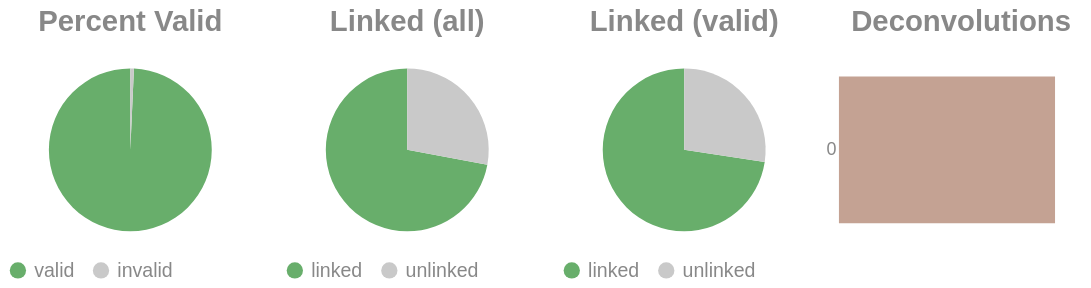

Notebook code for this chart:
### Code cell
if SKIPLR:
    pass
else:
    clash = Counter()
    for i in valids['molecule'].to_list():
        _mol = i.split("-")
        if len(_mol) == 1:
            clash.update('0')
        else:
            clash.update(_mol[-1])

    _d = {"deconvolutions": [], 'count': []}
    for k,v in clash.items():
        _d['deconvolutions'].append(k)
        _d['count'].append(v)

    tot_valid = valids['reads'].sum()
    mask = valids['reads'] >= 2
    n_linked_reads = valids.filter(mask)['reads'].sum()
    if n_linked_reads == 0:
        print_html("No linked molecules (>=2 reads) were detected; skipping linked-only distributions.")
        SKIPLR = True
    else:
        perc_valid = round(tot_valid / n_reads, 4)
        linked_perc_abs = round(n_linked_reads / n_reads, 4)
        linked_perc = round(n_linked_reads / tot_valid, 4)

    _valid = pl.DataFrame({"valids": ['valid', 'invalid'], "count": [tot_valid, n_reads - tot_valid]})
    _linked_abs = pl.DataFrame({"linked (absolute)": ['linked', 'unlinked'], "count": [n_linked_reads, n_reads - n_linked_reads]})
    _linked_rel = pl.DataFrame({"linked (valids)": ['linked', 'unlinked'], "count": [n_linked_reads, tot_valid - n_linked_reads]})

    (
        alt.hconcat(
            piechart(_valid, goodval = 'valid', title = "Percent Valid"),
            piechart(_linked_abs, goodval = "linked", title =  "Linked (all)"),
            piechart(_linked_rel, goodval = "linked", title =  "Linked (valid)"),
            convolutionbar(pl.DataFrame(_d), title = "Deconvolutions"),
            center = True,
            bounds = 'flush'
        )
        .resolve_scale(color='independent')
        .resolve_legend('independent')
        .properties(usermeta={'embedOptions': {"actions": False}})
    ).display()

### Figure 1 — Vega-Lite specification as saved in the notebook (floating-point values rounded to 4 significant figures)
{"width": "container", "height": 400, "config": {"title": {"anchor": "start", "dy": -15, "fontSize": 18, "color": "#888888", "subtitleColor": "#888888", "subtitleFontSize": 14}, "arc": {"fill": "#0072B2"}, "axis": {"domainColor": "#888888", "domainWidth": 0.5, "gridWidth": 0.2, "grid": false, "titleFontWeight": 400, "titleFontSize": 15, "labelFontSize": 11, "labelColor": "#888888", "tickColor": "#888888", "tickWidth": 0.2, "titleColor": "#888888"}, "axisBand": {"grid": false}, "axisX": {"grid": true, "tickSize": 10, "domainCap": "round"}, "axisY": {"domain": false, "grid": true, "tickSize": 0, "domainCap": "round"}, "background": "transparent", "header": {"labelFontSize": 15, "labelColor": "#888888", "titleFontSize": 15, "titleFontWeight": 600, "titleColor": "#888888"}, "legend": {"labelFont": "sans-serif", "labelFontSize": 12, "labelColor": "#888888", "symbolSize": 100, "symbolType": "circle", "titleFontSize": 12, "titlePadding": 10, "titleColor": "#888888", "title": null}, "range": {"category": ["#E69F00", "#56B4E9", "#009E73", "#F0E442", "#0072B2", "#D55E00", "#CC79A7", "#000000"], "diverging": ["#cfe8f3", "#a2d4ec", "#73bfe2", "#46abdb", "#1696d2", "#12719e"]}, "area": {"fill": "#0072B2", "fillOpacity": 0.7, "line": true, "strokeOpacity": 0.7}, "line": {"color": "#0072B2", "stroke": "#0072B2", "strokeWidth": 2}, "trail": {"color": "#0072B2", "stroke": "#0072B2", "strokeWidth": 0, "size": 1}, "point": {"filled": true, "fillOpacity": 1.0, "size": 95}, "text": {"color": "#888888", "fontSize": 11, "align": "right", "fontWeight": 400, "size": 11}, "bar": {"fill": "#0072B2", "stroke": null}, "view": {"stroke": null, "continuousWidth": 660, "continuousHeight": 400}}, "hconcat": [{"data": {"name": "data-4cd8d6b9204f125a6bdf5ca16a9d308b"}, "mark": {"type": "arc"}, "encoding": {"color": {"field": "valids", "legend": {"orient": "bottom", "title": null}, "scale": {"domain": ["valid", "invalid"], "range": ["#68ae6b", "#C9C9C9"]}, "title": "Valids", "type": "nominal"}, "theta": {"field": "count", "type": "quantitative"}, "tooltip": [{"field": "valids", "title": "Valids", "type": "ordinal"}, {"field": "percent", "format": ".2%", "title": "Percent", "type": "quantitative"}, {"field": "count", "title": "Count", "type": "quantitative"}]}, "height": 100, "title": {"text": "Percent Valid", "align": "center", "anchor": "middle"}, "transform": [{"calculate": "datum.count / 8645866", "as": "percent"}], "width": 150}, {"data": {"name": "data-790fd1a72776d7f8742073d4cd75dfd3"}, "mark": {"type": "arc"}, "encoding": {"color": {"field": "linked (absolute)", "legend": {"orient": "bottom", "title": null}, "scale": {"domain": ["linked", "unlinked"], "range": ["#68ae6b", "#C9C9C9"]}, "title": "Linked (Absolute)", "type": "nominal"}, "theta": {"field": "count", "type": "quantitative"}, "tooltip": [{"field": "linked (absolute)", "title": "Linked (Absolute)", "type": "ordinal"}, {"field": "percent", "format": ".2%", "title": "Percent", "type": "quantitative"}, {"field": "count", "title": "Count", "type": "quantitative"}]}, "height": 100, "title": {"text": "Linked (all)", "align": "center", "anchor": "middle"}, "transform": [{"calculate": "datum.count / 8645866", "as": "percent"}], "width": 150}, {"data": {"name": "data-4122a44b21310a25dbf8d791ffaea46c"}, "mark": {"type": "arc"}, "encoding": {"color": {"field": "linked (valids)", "legend": {"orient": "bottom", "title": null}, "scale": {"domain": ["linked", "unlinked"], "range": ["#68ae6b", "#C9C9C9"]}, "title": "Linked (Valids)", "type": "nominal"}, "theta": {"field": "count", "type": "quantitative"}, "tooltip": [{"field": "linked (valids)", "title": "Linked (Valids)", "type": "ordinal"}, {"field": "percent", "format": ".2%", "title": "Percent", "type": "quantitative"}, {"field": "count", "title": "Count", "type": "quantitative"}]}, "height": 100, "title": {"text": "Linked (valid)", "align": "center", "anchor": "middle"}, "transform": [{"calculate": "datum.count / 8584602", "as": "percent"}], "width": 150}, {"data": {"name": "data-631408c5eee45dca49a544cf5346a868"}, "mark": {"type": "bar"}, "encoding": {"color": {"field": "deconvolutions", "legend": null, "scale": {"scheme": "lightgreyred"}, "type": "nominal"}, "tooltip": [{"field": "deconvolutions", "title": "Deconvolutions", "type": "ordinal"}, {"field": "percent", "format": ".2%", "title": "Percent", "type": "quantitative"}, {"field": "count", "title": "Count", "type": "quantitative"}], "x": {"axis": null, "field": "count", "type": "quantitative"}, "y": {"field": "deconvolutions", "sort": "ascending", "title": null, "type": "nominal"}}, "height": 100, "title": {"text": "Deconvolutions", "align": "center", "anchor": "middle"}, "transform": [{"calculate": "datum.count / 3537522", "as": "percent"}], "width": 150}], "bounds": "flush", "center": true, "resolve": {"legend": {"angle": "independent"}, "scale": {"color": "independent"}}, "usermeta": {"embedOptions": {"actions": false}}, "$schema": "https://vega.github.io/schema/vega-lite/v6.1.0.json", "datasets": {"data-4cd8d6b9204f125a6bdf5ca16a9d308b": [{"valids": "valid", "count": 8584602}, {"valids": "invalid", "count": 61264}], "data-790fd1a72776d7f8742073d4cd75dfd3": [{"linked (absolute)": "linked", "count": 6233656}, {"linked (absolute)": "unlinked", "count": 2412210}], "data-4122a44b21310a25dbf8d791ffaea46c": [{"linked (valids)": "linked", "count": 6233656}, {"linked (valids)": "unlinked", "count": 2350946}], "data-631408c5eee45dca49a544cf5346a868": [{"deconvolutions": "0", "count": 3537522}]}}
